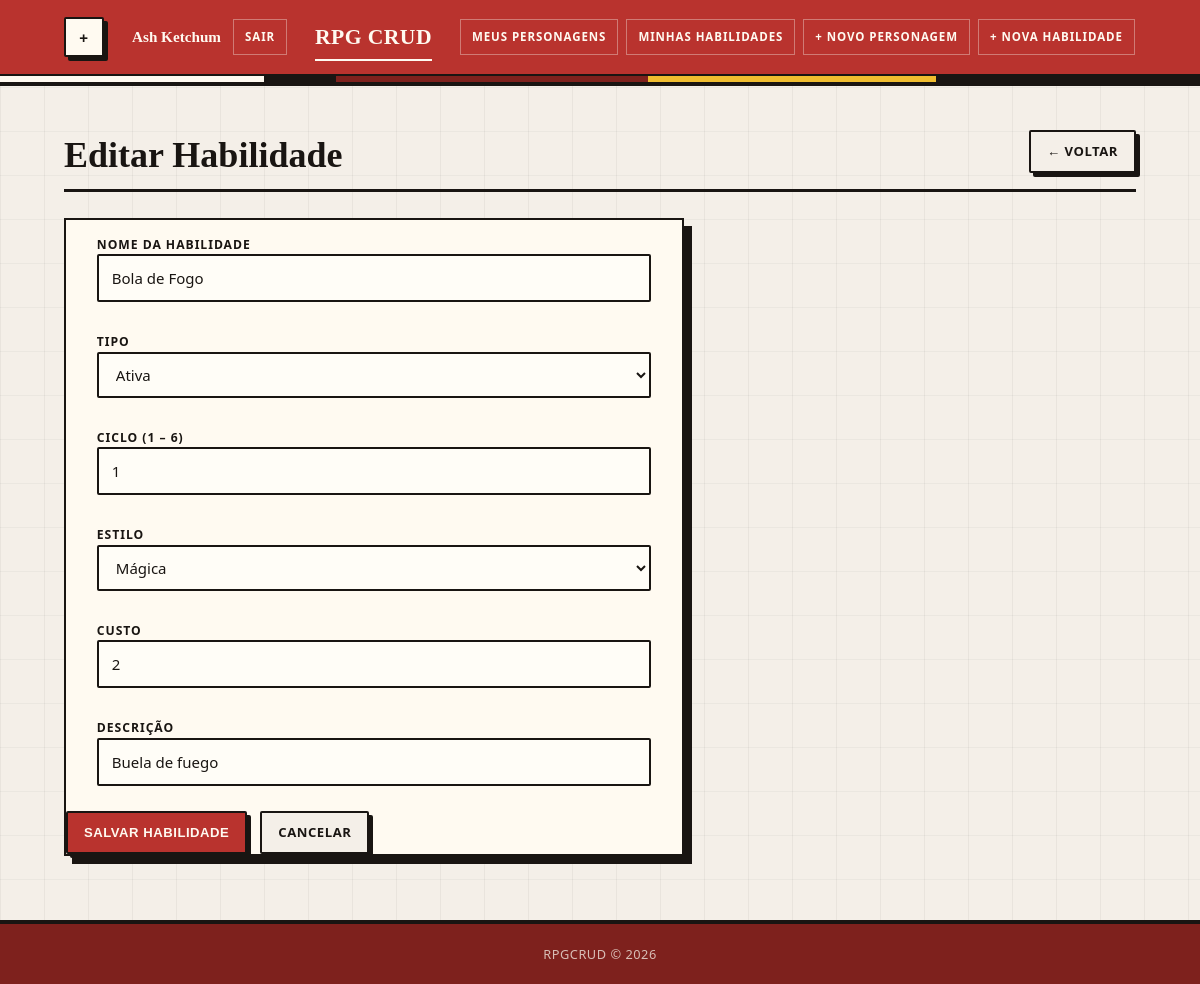
Screenshot of /pages/habilidade_edit.php?id=3 (signed in) with the database file from the repository.
### tables this page shows
CREATE TABLE `habilidade` (
  `id_usuario` int(11) DEFAULT NULL,
  `id` int(11) NOT NULL,
  `nome` varchar(100) DEFAULT NULL,
  `tipo` varchar(100) DEFAULT NULL,
  `ciclo` int(11) DEFAULT NULL,
  `estilo` varchar(40) DEFAULT NULL,
  `custo` int(11) DEFAULT NULL,
  `descricao` text DEFAULT NULL,
  `deletado` tinyint(1) NOT NULL DEFAULT 0
);

### config/database.php (called while the page is built, shortened)
<?php
function getConexao(): PDO {
    $dsn = "mysql:host=" . DB_HOST . ";dbname=" . DB_NAME . ";charset=" . DB_CHARSET;
    $opcoes = [
        PDO::ATTR_ERRMODE            => PDO::ERRMODE_EXCEPTION,
        PDO::ATTR_DEFAULT_FETCH_MODE => PDO::FETCH_ASSOC,
        PDO::ATTR_EMULATE_PREPARES   => false,
    ];
    return new PDO($dsn, DB_USER, DB_PASS, $opcoes);
}

### repository/HabilidadeRepository.php (called while the page is built, shortened)
<?php
require_once __DIR__ . '/../config/database.php';
require_once __DIR__ . '/../entity/Habilidade.php';
class HabilidadeRepository {
    private PDO $pdo;
    public function __construct() {
        $this->pdo = getConexao();
    }
    public function buscarPorId(int $id): ?Habilidade {
        $stmt = $this->pdo->prepare('SELECT * FROM habilidade WHERE id = :id LIMIT 1');
        $stmt->execute([':id' => $id]);
        $dados = $stmt->fetch();
        if ($dados) {
            return new Habilidade($dados);
        }
        return null;
    }
}

### entity/Habilidade.php (called while the page is built, shortened)
<?php
class Habilidade {
    private int    $id;
    private string $nome;
    private string $tipo;
    private int    $ciclo;
    private string $estilo;
    private int    $custo;
    private string $descricao;
    public function __construct(array $dados) {
        $this->id                = (int) ($dados['id']          ?? 0);
        $this->nome              =        $dados['nome']        ?? '';
        $this->tipo              =        $dados['tipo']        ?? '';
        $this->ciclo             = (int) ($dados['ciclo']       ?? 0);
        $this->estilo            =        $dados['estilo']      ?? '';
        $this->custo             = (int) ($dados['custo']       ?? 0);
        $this->descricao         =        $dados['descricao']   ?? '';
    }
    public function getId():              int    { return $this->id; }
    public function getNome():            string { return $this->nome; }
    public function getTipo():            string { return $this->tipo; }
    public function getCiclo():           int    { return $this->ciclo; }
    public function getEstilo():          string { return $this->estilo; }
    public function getCusto():           int    { return $this->custo; }
    public function getDescricao():       string { return $this->descricao; }
}

### pages/habilidade_edit.php (the view, shortened to what this page needs)
<?php
require_once __DIR__ . '/../repository/HabilidadeRepository.php';
$repo = new HabilidadeRepository();
$id = 0;
if (isset($_GET['id'])) {
  $id = (int) $_GET['id'];
}
$habilidade = null;
if ($id > 0) {
  $habilidade = $repo->buscarPorId($id);
}
$nome = '';
$tipo = '';
$ciclo = 1;
$estilo = '';
$custo = 2;
$descricao = '';
$tipos = ['Passiva', 'Ativa'];
$estilos = ['Física', 'Mágica', 'Híbrida'];
if ($habilidade !== null) {
  $nome = $habilidade->getNome();
  $tipo = $habilidade->getTipo();
  $ciclo = $habilidade->getCiclo();
  $estilo = $habilidade->getEstilo();
  $custo = $habilidade->getCusto();
  $descricao = $habilidade->getDescricao();
}
require_once __DIR__ . '/../includes/header.php';
?>
<div class="page-header">
  <h2>Editar Habilidade</h2>
  <a href="index2.php" class="btn btn-ghost">← Voltar</a>
</div>
<div class="form-card">
  <form method="POST" action="habilidade_edit.php?id=<?= $habilidade->getId() ?>" enctype="multipart/form-data">
    <div class="form-group">
      <label for="nome">Nome da Habilidade</label>
      <input
        type="text"
        id="nome"
        name="nome"
        placeholder="Ex: Bola de Fogo"
        value="<?= htmlspecialchars($nome) ?>"
        required
      />
    </div>
    <div class="form-group">
      <label for="tipo">Tipo</label>
      <select id="tipo" name="tipo" required>
        <?php foreach ($tipos as $t): ?>
          <?php
            $selecionado = '';
            if ($tipo === $t) {
                $selecionado = 'selected';
            }
          ?>
          <option value="<?= $t ?>" <?= $selecionado ?>>
            <?= $t ?>
          </option>
        <?php endforeach; ?>
      </select>
    </div>
    <div class="form-group">
      <label for="ciclo">Ciclo (1 – 6)</label>
      <input
        type="number"
        id="ciclo"
        name="ciclo"
        min="1"
        max="6"
        value="<?= $ciclo ?>"
        required
      />
    </div>
    <div class="form-group">
      <label for="estilo">Estilo</label>
      <select id="estilo" name="estilo" required>
        <?php foreach ($estilos as $e): ?>
          <?php
            $selecionado = '';
            if ($estilo === $e) {
                $selecionado = 'selected';
            }
          ?>
          <option value="<?= $e ?>" <?= $selecionado ?>>
            <?= $e ?>
          </option>
        <?php endforeach; ?>
      </select>
    </div>
    <div class="form-group">
      <label for="custo">Custo</label>
      <input
        type="number"
        id="custo"
        name="custo"
        min="2"
        max="18"
        step="2"
        value="<?= $custo ?>"
        required
      />
    </div>
    <div class="form-group">
      <label for="descricao">Descrição</label>
      <input
        type="text"
        id="descricao"
        name="descricao"
        value="<?= htmlspecialchars($descricao) ?>"
        required
      />
    </div>
    <div class="form-actions">
      <button type="submit" class="btn btn-primary">Salvar Habilidade</button>
      <a href="index2.php" class="btn btn-ghost">Cancelar</a>
    </div>
  </form>
</div>
<?php require_once __DIR__ . '/../includes/footer.php'; ?>

### assets/style.css (style rules this page uses)
*, *::before, *::after { box-sizing: border-box; margin: 0; padding: 0; }
:root { --paper: #f4efe8; --paper-soft: #fffaf1; --ink: #191512; --ink-soft: #4b433b; --line: #1f1b16; --muted: #776f63; --orange: #c4572b; --orange-dark: #8f3425; --green: #69785a; --green-dark: #3f4c36; --yellow: #f0bd2f; --yellow-soft: #f7dfa0; --red: #b9332e; --red-dark: #7e211d; --red-soft: #f0d4c9; --cream: #ede0cf; --radius: 2px; --shadow: 8px 8px 0 var(--ink); --shadow-sm: 4px 4px 0 var(--ink); }
html { min-height: 100%; }
body { position: relative; isolation: isolate; min-height: 100vh; display: flex; flex-direction: column; color: var(--ink); background: linear-gradient(90deg, rgba(24,23,20,.05) 1px, transparent 1px), linear-gradient(0deg, rgba(24,23,20,.04) 1px, transparent 1px), var(--paper); background-size: 44px 44px, 44px 44px, auto; font-family: "Trebuchet MS", "Segoe UI", system-ui, sans-serif; font-size: 15px; line-height: 1.6; }
a { color: var(--ink); text-decoration-color: var(--red); text-decoration-thickness: 2px; text-underline-offset: 3px; }
.page-header { display: flex; align-items: flex-end; justify-content: space-between; gap: 18px; margin-bottom: 26px; padding-bottom: 16px; border-bottom: 3px solid var(--ink); }
.page-header h2 { position: relative; font-family: Georgia, "Times New Roman", serif; font-size: clamp(1.9rem, 3vw, 2.6rem); line-height: 1; font-weight: 700; letter-spacing: 0; }
.btn { display: inline-flex; align-items: center; justify-content: center; gap: 8px; min-height: 40px; padding: 9px 16px; border: 2px solid var(--ink); border-radius: var(--radius); color: var(--ink); background: var(--paper-soft); box-shadow: var(--shadow-sm); font-size: .82rem; font-weight: 900; letter-spacing: .04em; text-transform: uppercase; cursor: pointer; text-decoration: none; transition: transform .12s ease, box-shadow .12s ease, background .12s ease; }
.btn-primary { background: var(--red); color: var(--paper-soft); }
.btn-ghost { background: var(--paper); }
.form-card, .confirm-card, .login-card, .form-pericias { position: relative; background: var(--paper-soft); border: 2px solid var(--ink); box-shadow: var(--shadow); }
.form-group, .div-pericia { margin-bottom: 20px; margin-left: 5%; margin-right: 5%; padding-top: 5px; padding-bottom: 5px; }
.form-group label { display: block; margin-bottom: 0px; color: var(--ink); font-size: .76rem; font-weight: 900; letter-spacing: .08em; text-transform: uppercase; }
.form-group input[type="text"], .form-group input[type="name"], .form-group input[type="email"], .form-group input[type="password"], .form-group input[type="number"], .form-group select { width: 100%; min-height: 44px; padding: 10px 13px; border: 2px solid var(--ink); border-radius: var(--radius); outline: none; color: var(--ink); background: #fffdf7; font: inherit; transition: box-shadow .15s ease, background .15s ease, transform .15s ease; }
.form-group select { cursor: pointer; }
.form-card, .form-pericias { max-width: 620px; padding-top: 10px; }
.form-actions { display: flex; gap: 13px; flex-wrap: wrap; margin-top: 10px; }

### rows the page displays
habilidade: nome "Bola de Fogo", ciclo "1", custo "2", descricao "Buela de fuego"

### other values shown
$nomeUser "Ash Ketchum"
form field tipo "Ativa"
form field estilo "Mágica"
